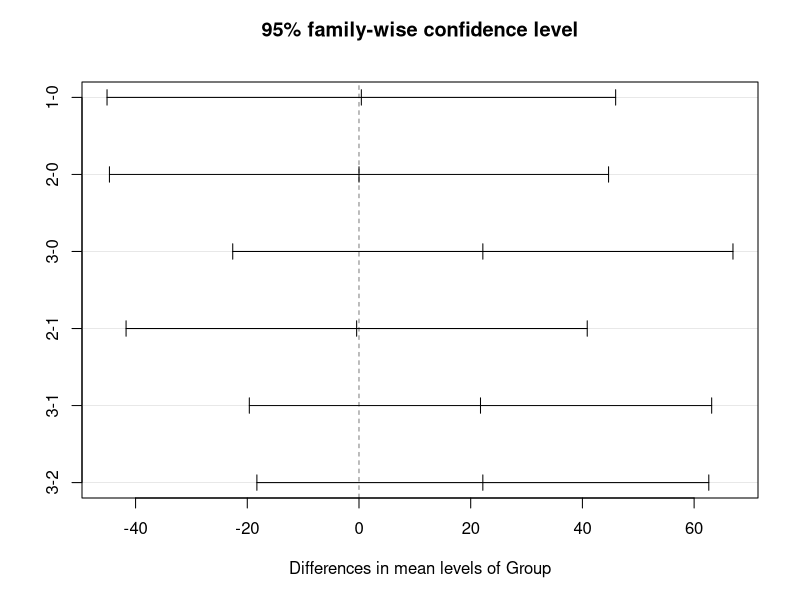

Source code (R):
## ---- chunk 1
# reading input 
df<-read.csv("input/rare5.csv", header =TRUE, sep=",")
#df <- df[complete.cases(df), ]  
df
## ---- chunk 2
df$Group = factor(df$Group)
df$phase = factor(df$phase)
## ---- chunk 3
df$log_len_match5 <- log(df$len_match5+1) 
#df$log_count <- log(df$count+1) 
#$Q7_Q7_1 <- log(df$Q7_Q7_1+1)
#df$Q7_Q7_2 <- log(df$Q7_Q7_2+1)
#df$Q8_Q8_1 <- log(df$Q8_Q8_1+1)
#df$Q10 <- log(df$Q10+1)
df
## ---- chunk 4
cols <- c( "log_len_match5")
df[cols] <- scale(df[cols])
df
## ---- chunk 5
library(lme4)
mod1 <- lmer(log_len_match5 ~ Group + ( 1 | phase), data = df, REML = FALSE )
summary(mod1)
## ---- chunk 6
table <- aov(len_match5 ~ Group, data = df)
summary(table)
## ---- chunk 7
forplot <- TukeyHSD(table, which = 'Group')
plot(forplot)
## ---- chunk 8
TukeyHSD(table, which = 'Group')
